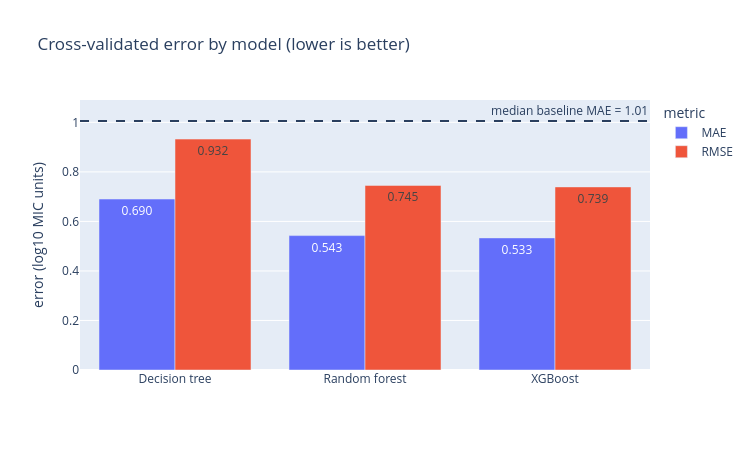

Notebook source saved alongside this figure:
### Code cell
results = pd.DataFrame({
  "Decision tree": {"MAE": tree_mae, "RMSE": tree_rmse},
  "Random forest": {"MAE": rf_mae,   "RMSE": rf_rmse},
  "XGBoost":       {"MAE": xgb_mae,  "RMSE": xgb_rmse},
}).T.rename_axis("model").reset_index()

baseline_mae = (y - y.median()).abs().mean()

fig = px.bar(
  results.melt(id_vars="model", var_name="metric", value_name="score"),
  x="model", y="score", color="metric", barmode="group",
  text_auto=".3f",
  title="Cross-validated error by model (lower is better)",
  labels={"score": "error (log10 MIC units)", "model": ""},
)

fig.add_hline(
  y=baseline_mae,
  line_dash="dash",
  annotation_text=f"median baseline MAE = {baseline_mae:.2f}"
)

fig.update_layout(width=750, height=450)
fig.show()

results.sort_values("MAE")

### Figure 1 — Plotly figure (JSON) as saved in the notebook; plotly's stock layout.template omitted (floating-point values rounded to 4 significant figures)
{"data": [{"alignmentgroup": "True", "hovertemplate": "metric=MAE<br>=%{x}<br>error (log10 MIC units)=%{y}<extra></extra>", "legendgroup": "MAE", "marker": {"color": "#636efa", "pattern": {"shape": ""}}, "name": "MAE", "offsetgroup": "MAE", "orientation": "v", "showlegend": true, "textposition": "auto", "texttemplate": "%{y:.3f}", "type": "bar", "x": ["Decision tree", "Random forest", "XGBoost"], "xaxis": "x", "y": [0.6903, 0.5427, 0.5334], "yaxis": "y"}, {"alignmentgroup": "True", "hovertemplate": "metric=RMSE<br>=%{x}<br>error (log10 MIC units)=%{y}<extra></extra>", "legendgroup": "RMSE", "marker": {"color": "#EF553B", "pattern": {"shape": ""}}, "name": "RMSE", "offsetgroup": "RMSE", "orientation": "v", "showlegend": true, "textposition": "auto", "texttemplate": "%{y:.3f}", "type": "bar", "x": ["Decision tree", "Random forest", "XGBoost"], "xaxis": "x", "y": [0.9324, 0.7453, 0.7393], "yaxis": "y"}], "layout": {"annotations": [{"showarrow": false, "text": "median baseline MAE = 1.01", "x": 1, "xanchor": "right", "xref": "x domain", "y": 1.005, "yanchor": "bottom", "yref": "y"}], "barmode": "group", "height": 450, "legend": {"title": {"text": "metric"}, "tracegroupgap": 0}, "shapes": [{"line": {"dash": "dash"}, "type": "line", "x0": 0, "x1": 1, "xref": "x domain", "y0": 1.005, "y1": 1.005, "yref": "y"}], "title": {"text": "Cross-validated error by model (lower is better)"}, "width": 750, "xaxis": {"anchor": "y", "domain": [0, 1], "title": {"text": ""}}, "yaxis": {"anchor": "x", "domain": [0, 1], "title": {"text": "error (log10 MIC units)"}}}}
